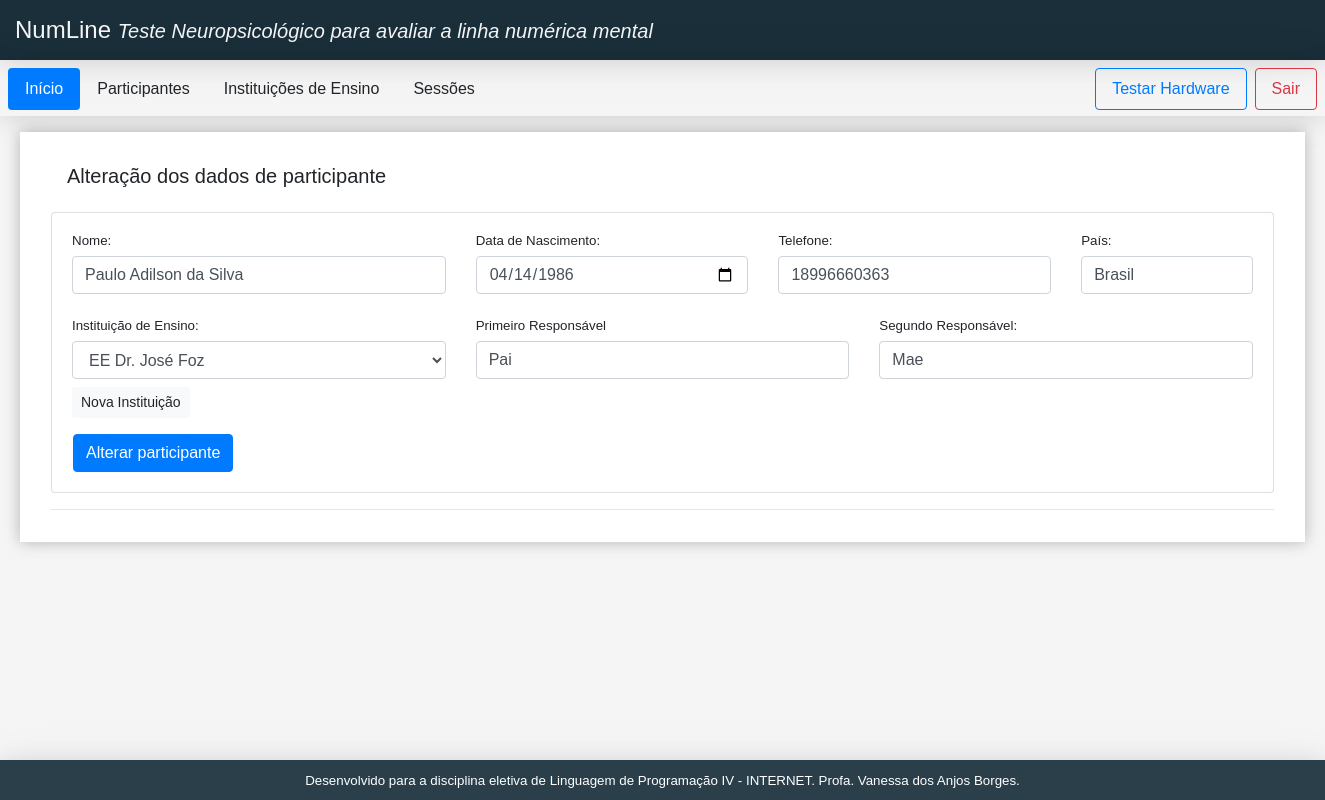
The page /subject_alter.php?idParticipante=1 (signed in) on the database its author committed.
### tables this page shows
CREATE TABLE IF NOT EXISTS `participantes` (
  `idParticipante` int NOT NULL AUTO_INCREMENT,
  `InstituicoesEnsino_idInstituicaoEnsino` int NOT NULL,
  `nome` varchar(45) DEFAULT NULL,
  `dataNascimento` date DEFAULT NULL,
  `pais` varchar(45) DEFAULT NULL,
  `primeiroResponsavel` varchar(45) DEFAULT NULL,
  `segundoResponsavel` varchar(45) DEFAULT NULL,
  `telefone` varchar(25) DEFAULT NULL,
  `TipoDeUsuario_idTipoUsuario` int DEFAULT '4',
  PRIMARY KEY (`idParticipante`),
  KEY `fk_Participantes_InstituicoesEnsino1_idx` (`InstituicoesEnsino_idInstituicaoEnsino`),
  KEY `fk_Participantes_TipoDeUsuarios1_idx` (`TipoDeUsuario_idTipoUsuario`)
);

### classes/model/dao/ParticipanteDAO.class.php (called while the page is built, shortened)
<?php
class ParticipanteDAO {
    public function consultarId($idParticipante){
        $this->sql = "SELECT * from participantes where idParticipante = :idParticipante";
        try {
            $conexao = new Conexao();
            $executar = $conexao->getCon()->prepare($this->sql);
            $executar->bindValue(":idParticipante", $idParticipante);
            $executar->execute();
            return $executar->fetch();
        } catch (Exception $e) {
            return 0;
        }
     }
}

### classes/config/Conexao.class.php (called while the page is built)
<?php
class Conexao {
    private $con;
    public function __construct(){
        $this->con = new PDO(
            "mysql:host=localhost; dbname=eletiva_web",
            "root",
            "1986Ab14"
        );
    }
    public function getCon(){
        return $this->con;
    }
}
?>

### classes/model/dao/InstituicaoDeEnsinoDAO.class.php (called while the page is built, shortened)
<?php
class InstituicaoDeEnsinoDAO {
    public function consultar() {
        $this->sql = "SELECT * FROM instituicoesensino";
        try {
            $conexao = new Conexao();
            $resultado = $conexao->getCon();
            return $resultado->query($this->sql);
        } catch (Exception $e) {
            echo "Conexão não estabelecida";
            return 0;
        }
    }
}

### subject_alter.php (the view, shortened to what this page needs)
<!doctype html>
<html lang="pt-BR">
<head>
    <link rel="stylesheet" href="https://stackpath.bootstrapcdn.com/bootstrap/4.5.2/css/bootstrap.min.css">
    <link href="//netdna.bootstrapcdn.com/font-awesome/3.2.1/css/font-awesome.css" rel="stylesheet">
    <link rel="stylesheet" href="template/style.css">
    <?php
    require_once("classes/config/Conexao.class.php");
    require_once("classes/model/dao/ParticipanteDAO.class.php");
    require_once("classes/model/dao/InstituicaoDeEnsinoDAO.class.php");
    ?>
</head>
<body>
    <div id="root">
        <div class="app">
            <?php require_once("template/header.php"); ?>
            <?php require_once("template/menu.php"); ?>
            <main class="content">
                <div class="container-fluid ">
                    <div class="p-3 mt-3">
                        <p class="h5 p-3">
                            Alteração dos dados de participante
                        </p>
                        <div class="card card-body">
                            <?php
                            if (!isset($_POST['btnAltSub'])) {
                                $id = $_GET['idParticipante'];
                                $dao = new ParticipanteDAO();
                                $resultado = $dao->consultarId($id);
                                if ($resultado != 0) {
                                    ?>
                                     <form action="" method="post">
                                    <div class="row">
                                        <div class="form-group col-md-4">
                                            <label for="nome">Nome:</label>
                                            <input type="text" class="form-control mb-2" id="nome" name="nome" value="<?= $resultado['nome'] ?>">
                                        </div>
                                        <div class="form-group col-md-3">
                                            <label for="dataNascimento">Data de Nascimento:</label>
                                            <input type="date" class="form-control mb-2" id="dataNascimento" name="dataNascimento" value="<?= $resultado['dataNascimento'] ?>">
                                        </div>
                                        <div class="form-group col-md-3">
                                            <label for="telefone">Telefone:</label>
                                            <input type="tel" class="form-control mb-2" id="telefone" name="telefone" value="<?= $resultado['telefone'] ?>">
                                        </div>
                                        <div class="form-group col-md-2">
                                            <label for="pais">País:</label>
                                            <input type="text" class="form-control mb-2" id="pais" name="pais" value="<?= $resultado['pais'] ?>">
                                        </div>
                                        <div class="form-group col-md-4">
                                            <label for="InstituicoesEnsino_idInstituicaoEnsino">Instituição de Ensino:</label>
                                            <select name="InstituicoesEnsino_idInstituicaoEnsino" class="form-control mb-2">
                                                <?php
                                                $dao = new InstituicaoDeEnsinoDAO();
                                                $instituicoes = $dao->consultar();
                                                while ($linha = $instituicoes->fetch(PDO::FETCH_ASSOC)) {
                                                    if ($linha['TipoDeUsuario_idTipoUsuario'] == '4') {
                                                        if ($linha['idInstituicaoEnsino'] == $resultado['InstituicoesEnsino_idInstituicaoEnsino']) {
                                                            ?>
                                                            <option value="<?= $linha['idInstituicaoEnsino'] ?>" selected><?= $linha['nome'] ?></option>
                                                        <?php
                                                        } else {?>
                                                            <option value="<?= $linha['idInstituicaoEnsino'] ?>"><?= $linha['nome'] ?></option>
                                                        <?php
                                                        }
                                                    }
                                                }
                                                ?>
                                            </select>
                                            <small class="right">
                                                <a class="btn btn-sm btn-light" href="institution.php">
                                                    Nova Instituição
                                                </a>
                                            </small>
                                        </div>
                                        <div class="form-group col-md-4">
                                            <label for="primeiroResponsavel">Primeiro Responsável</label>
                                            <input type="text" class="form-control mb-2" id="primeiroResponsavel" name="primeiroResponsavel" value="<?= $resultado['primeiroResponsavel'] ?>">
                                        </div>
                                        <div class="form-group col-md-4">
                                            <label for="segundoResponsavel">Segundo Responsável:</label>
                                            <input type="text" class="form-control mb-2" id="segundoResponsavel" name="segundoResponsavel" value="<?= $resultado['segundoResponsavel'] ?>">
                                        </div>
                                        <button class="btn btn-primary ml-3" type="submit" name="btnAltSub">Alterar participante </button>
                                    </div>
                                    </form>
                                            <?php }
                            }
                            ?>
                        </div>
                        <hr>
                    </div>
            </main>
            <?php require_once("template/footer.php"); ?>
        </div>
    </div>
</body>
</html>

### template/style.css (style rules this page uses)
:root { --bg-dark: #1A2F3A; --logo-height: 100px; --header-height: 60px; --nav-height: 56px; --aside-width: 225px; --footer-height: 40px; --shadow: 0 2px 23px 0 rgba(0, 0, 0, 0.1), 0 2px 49px 0 rgba(0, 0, 0, 0.06); }
* { box-sizing: border-box; font-family: 'Montserrat', sans-serif; }
.app { margin: 0px; display: grid; grid-template-columns: 1fr; grid-template-rows: var(--header-height) var(--nav-height) auto var(--footer-height); grid-template-areas: "header" "menu" "content" "footer"; height: 100vh; background-color: #F5F5F5; font: -webkit-control; }
main.content { grid-area: content; padding: 0px 15px 0 15px; width: 1315px; margin: 0 auto; }
main>div { background-color: #FFF; -webkit-box-shadow: 0px 0px 15px #0004; box-shadow: 0px 0px 15px #0004; }

### rows shown on the page
participantes: nome "Paulo Adilson da Silva", dataNascimento "04/14/1986", telefone "18996660363", pais "Brasil", primeiroResponsavel "Pai", segundoResponsavel "Mae"

### other values the page prints
form field InstituicoesEnsino_idInstituicaoEnsino "EE Dr. José Foz"
